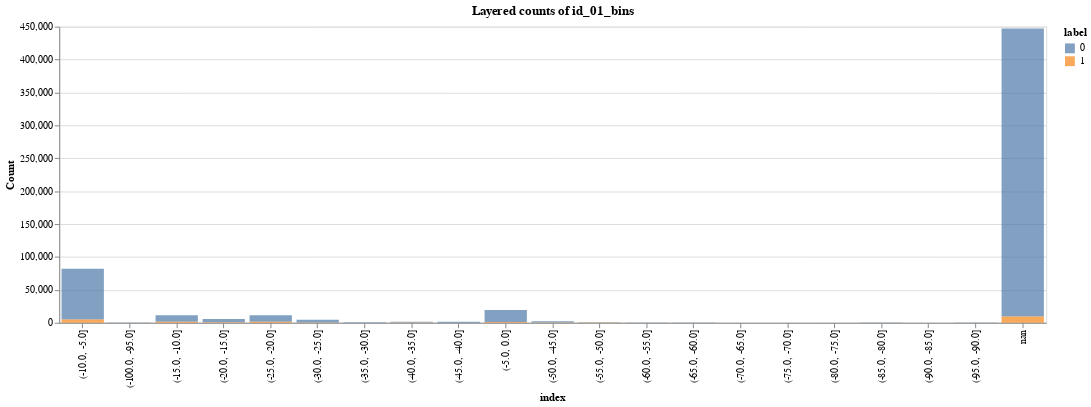

Here is the notebook cell this chart was saved with:
### Code cell
compare_cat_hist_isfraud(X, 'id_01_bins', width=1000)

### Figure 1 — Vega-Lite specification as saved in the notebook (floating-point values rounded to 4 significant figures)
{"$schema": "https://vega.github.io/schema/vega-lite/v3.3.0.json", "config": {"mark": {"tooltip": null}, "view": {"height": 300, "width": 400}}, "data": {"name": "data-3842babbca3485bf3dc225b05946d9b0"}, "datasets": {"data-3842babbca3485bf3dc225b05946d9b0": [{"count": 77436, "index": "(-10.0, -5.0]", "label": 0}, {"count": 4765, "index": "(-10.0, -5.0]", "label": 1}, {"count": 341, "index": "(-100.0, -95.0]", "label": 0}, {"count": 92, "index": "(-100.0, -95.0]", "label": 1}, {"count": 9950, "index": "(-15.0, -10.0]", "label": 0}, {"count": 1351, "index": "(-15.0, -10.0]", "label": 1}, {"count": 5055, "index": "(-20.0, -15.0]", "label": 0}, {"count": 673, "index": "(-20.0, -15.0]", "label": 1}, {"count": 9826, "index": "(-25.0, -20.0]", "label": 0}, {"count": 1408, "index": "(-25.0, -20.0]", "label": 1}, {"count": 4194, "index": "(-30.0, -25.0]", "label": 0}, {"count": 446, "index": "(-30.0, -25.0]", "label": 1}, {"count": 539, "index": "(-35.0, -30.0]", "label": 0}, {"count": 155, "index": "(-35.0, -30.0]", "label": 1}, {"count": 1260, "index": "(-40.0, -35.0]", "label": 0}, {"count": 370, "index": "(-40.0, -35.0]", "label": 1}, {"count": 1244, "index": "(-45.0, -40.0]", "label": 0}, {"count": 146, "index": "(-45.0, -40.0]", "label": 1}, {"count": 18582, "index": "(-5.0, 0.0]", "label": 0}, {"count": 973, "index": "(-5.0, 0.0]", "label": 1}, {"count": 1905, "index": "(-50.0, -45.0]", "label": 0}, {"count": 242, "index": "(-50.0, -45.0]", "label": 1}, {"count": 489, "index": "(-55.0, -50.0]", "label": 0}, {"count": 225, "index": "(-55.0, -50.0]", "label": 1}, {"count": 276, "index": "(-60.0, -55.0]", "label": 0}, {"count": 48, "index": "(-60.0, -55.0]", "label": 1}, {"count": 363, "index": "(-65.0, -60.0]", "label": 0}, {"count": 56, "index": "(-65.0, -60.0]", "label": 1}, {"count": 80, "index": "(-70.0, -65.0]", "label": 0}, {"count": 13, "index": "(-70.0, -65.0]", "label": 1}, {"count": 80, "index": "(-75.0, -70.0]", "label": 0}, {"count": 20, "index": "(-75.0, -70.0]", "label": 1}, {"count": 76, "index": "(-80.0, -75.0]", "label": 0}, {"count": 8, "index": "(-80.0, -75.0]", "label": 1}, {"count": 210, "index": "(-85.0, -80.0]", "label": 0}, {"count": 11, "index": "(-85.0, -80.0]", "label": 1}, {"count": 85, "index": "(-90.0, -85.0]", "label": 0}, {"count": 11, "index": "(-90.0, -85.0]", "label": 1}, {"count": 179, "index": "(-95.0, -90.0]", "label": 0}, {"count": 38, "index": "(-95.0, -90.0]", "label": 1}, {"count": 437707, "index": "nan", "label": 0}, {"count": 9612, "index": "nan", "label": 1}]}, "encoding": {"color": {"field": "label", "type": "nominal"}, "tooltip": [{"field": "index", "type": "nominal"}, {"field": "count", "type": "quantitative"}, {"field": "label", "type": "quantitative"}], "x": {"axis": {"title": "index"}, "field": "index", "type": "nominal"}, "y": {"axis": {"title": "Count"}, "field": "count", "type": "quantitative"}}, "mark": {"opacity": 0.7, "type": "bar"}, "title": "Layered counts of id_01_bins", "width": 1000}
